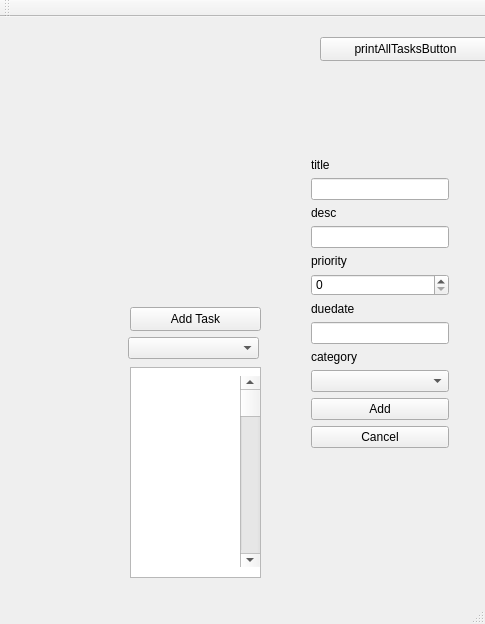
<?xml version="1.0" encoding="UTF-8"?>
<ui version="4.0">
 <class>GuiClass</class>
 <widget class="QMainWindow" name="GuiClass">
  <property name="geometry">
   <rect>
    <x>0</x>
    <y>0</y>
    <width>485</width>
    <height>624</height>
   </rect>
  </property>
  <property name="windowTitle">
   <string>0</string>
  </property>
  <widget class="QWidget" name="centralWidget">
   <widget class="QPushButton" name="printAllTasksButton">
    <property name="geometry">
     <rect>
      <x>320</x>
      <y>20</y>
      <width>171</width>
      <height>24</height>
     </rect>
    </property>
    <property name="text">
     <string>printAllTasksButton</string>
    </property>
   </widget>
   <widget class="QPushButton" name="createTaskButton">
    <property name="geometry">
     <rect>
      <x>130</x>
      <y>290</y>
      <width>131</width>
      <height>24</height>
     </rect>
    </property>
    <property name="text">
     <string>Add Task</string>
    </property>
   </widget>
   <widget class="QWidget" name="verticalLayoutWidget">
    <property name="geometry">
     <rect>
      <x>300</x>
      <y>130</y>
      <width>160</width>
      <height>312</height>
     </rect>
    </property>
    <layout class="QVBoxLayout" name="TaskCreateWidget">
     <item>
      <widget class="QLabel" name="label">
       <property name="text">
        <string>title</string>
       </property>
      </widget>
     </item>
     <item>
      <widget class="QLineEdit" name="titleLineEdit">
       <property name="inputMask">
        <string/>
       </property>
       <property name="text">
        <string/>
       </property>
      </widget>
     </item>
     <item>
      <widget class="QLabel" name="label_2">
       <property name="text">
        <string>desc</string>
       </property>
      </widget>
     </item>
     <item>
      <widget class="QLineEdit" name="descriptionLineEdit"/>
     </item>
     <item>
      <widget class="QLabel" name="label_3">
       <property name="text">
        <string>priority</string>
       </property>
      </widget>
     </item>
     <item>
      <widget class="QSpinBox" name="prioritySpinBox"/>
     </item>
     <item>
      <widget class="QLabel" name="label_4">
       <property name="text">
        <string>duedate</string>
       </property>
      </widget>
     </item>
     <item>
      <widget class="QLineEdit" name="dueDateLineEdit"/>
     </item>
     <item>
      <widget class="QLabel" name="label_5">
       <property name="text">
        <string>category</string>
       </property>
      </widget>
     </item>
     <item>
      <widget class="QComboBox" name="categoryComboBox"/>
     </item>
     <item>
      <spacer name="verticalSpacer">
       <property name="orientation">
        <enum>Qt::Vertical</enum>
       </property>
       <property name="sizeHint" stdset="0">
        <size>
         <width>20</width>
         <height>40</height>
        </size>
       </property>
      </spacer>
     </item>
     <item>
      <widget class="QPushButton" name="addButton">
       <property name="text">
        <string>Add</string>
       </property>
      </widget>
     </item>
     <item>
      <widget class="QPushButton" name="cancelButton">
       <property name="text">
        <string>Cancel</string>
       </property>
      </widget>
     </item>
    </layout>
   </widget>
   <widget class="QListWidget" name="taskListWidget">
    <property name="geometry">
     <rect>
      <x>130</x>
      <y>350</y>
      <width>131</width>
      <height>211</height>
     </rect>
    </property>
   </widget>
   <widget class="QComboBox" name="sortComboBox">
    <property name="geometry">
     <rect>
      <x>128</x>
      <y>320</y>
      <width>131</width>
      <height>22</height>
     </rect>
    </property>
   </widget>
   <widget class="QScrollBar" name="verticalScrollBar">
    <property name="geometry">
     <rect>
      <x>240</x>
      <y>359</y>
      <width>20</width>
      <height>191</height>
     </rect>
    </property>
    <property name="orientation">
     <enum>Qt::Vertical</enum>
    </property>
   </widget>
  </widget>
  <widget class="QMenuBar" name="menuBar">
   <property name="geometry">
    <rect>
     <x>0</x>
     <y>0</y>
     <width>485</width>
     <height>22</height>
    </rect>
   </property>
  </widget>
  <widget class="QToolBar" name="mainToolBar">
   <attribute name="toolBarArea">
    <enum>TopToolBarArea</enum>
   </attribute>
   <attribute name="toolBarBreak">
    <bool>false</bool>
   </attribute>
  </widget>
  <widget class="QStatusBar" name="statusBar"/>
 </widget>
 <layoutdefault spacing="6" margin="11"/>
 <resources>
  <include location="Gui.qrc"/>
 </resources>
 <connections/>
</ui>
